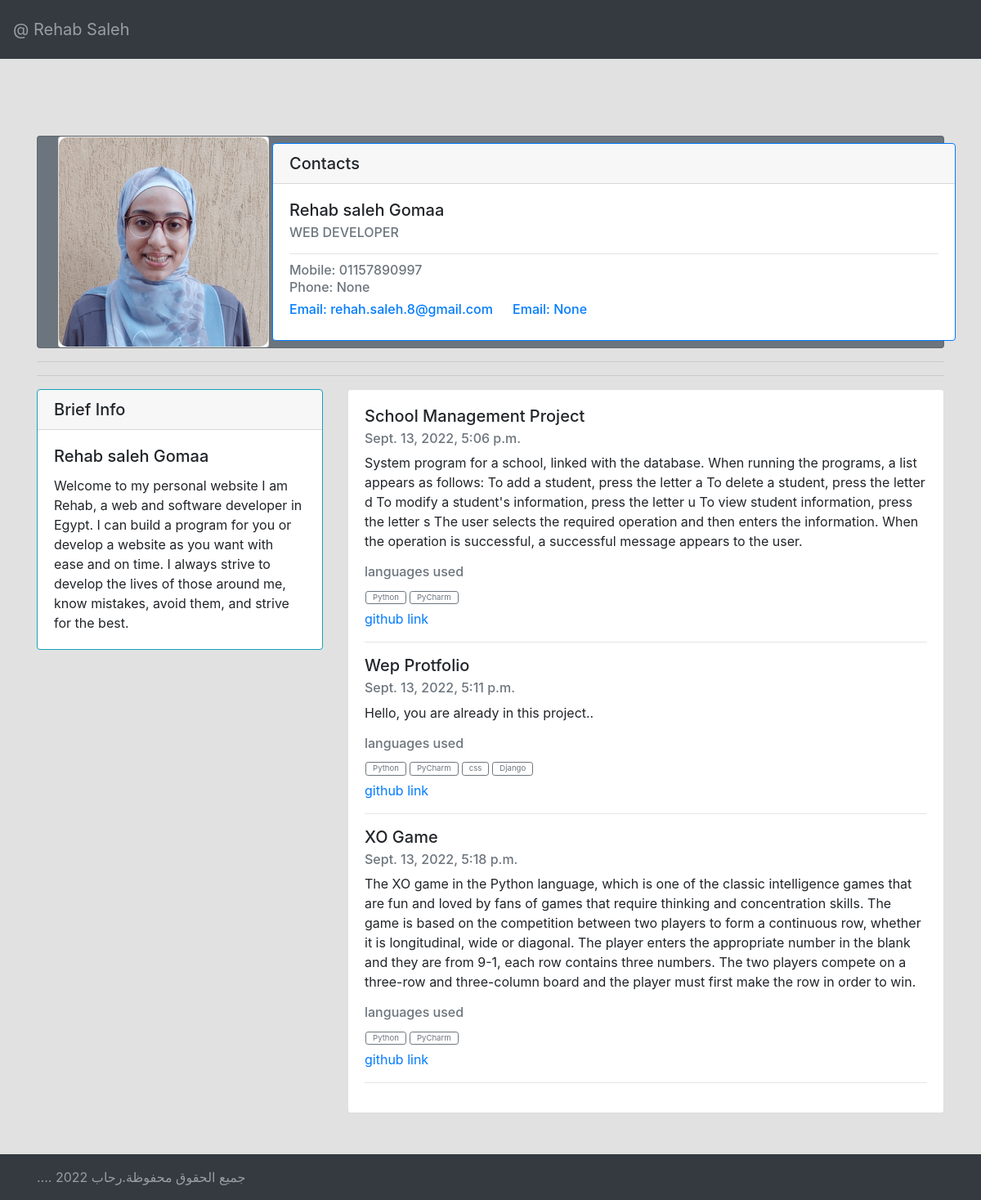
The page / on the database its author committed.
### portfolio/models.py (models this page shows, shortened)
class Informations(models.Model):
    name = models.CharField(max_length=200, null=True)
    j_title = models.CharField(max_length=200, null=True)
    mobile = models.CharField(max_length=200, null=True)
    phone = models.CharField(max_length=200, null=True, blank=True)
    email_1 = models.CharField(max_length=200, null=True)
    email_2 = models.CharField(max_length=200, null=True, blank=True)
    about_me = models.TextField(null=True)
    p_pic = models.ImageField(null=True)

class Projects(models.Model):
    p_name = models.CharField(max_length=200, null=True)
    date_created = models.DateTimeField(auto_now_add=True, null=True)
    brief_info = models.TextField(null=True)
    language_skilles = models.ManyToManyField(Languages)
    belonging = models.ForeignKey(Informations, null=True, on_delete=models.SET_NULL)

class Languages(models.Model):
    language_name = models.CharField(max_length=200, null=True)
    def __str__(self):
        return self.language_name

### portfolio/views.py (the view)
# urls.py: path('', views.portfolio),
def portfolio(request):
    info = Informations.objects.get(name="Rehab saleh Gomaa")
    projects = Projects.objects.all()
    context = {'info': info, 'projects':projects}
    return render(request, 'portfolio/about.html', context)

### portfolio/templates/portfolio/about.html
{% extends 'portfolio/main.html' %}
{% block content %}
<br>
<div class="container" id="container">
    <dir class="card text-black bg-secondary">
        <div class="row align-items-center">
            <div class="col-md-auto ml-0 mr-0 pl-0 pr-0">
                <div class="card">
                    <img src="{{info.p_pic.url}}" id="img-size">
                </div>
            </div>
            <div class="col-md ml-1 mr-0 pl-0 pr-0">
                <div class="card border-primary" >
                    <h5 dir class="card-header">Contacts</h5>
                    <div class="card-body">
                        <h5 class="card-title">{{info.name}}</h5>
                        <h6 class="card-subtitle mb-2 text-muted">{{info.j_title}}<ob Title h6>
                            <hr>
                            <h6 class="card-subtitle mb-2 text-muted">Mobile: {{info.mobile}}</h6>
                               <h6 class="card-subtitle mb-2 text-muted">Phone: {{info.phone}}</h6>
                            <a href="#" class="card-link">Email: {{info.email_1}}</a>
                              <a href="#" class="card-link">Email: {{info.email_2}}</a>
                        </ob>
                        </h6>
                    </div>
                </div>
            </div>
    </div>
</dir>
<hr>
<hr>
<div class="row">
    <div class="col-md-4">
        <div class="card border-info">
            <h5 dir class="card-header">Brief Info</h5>
            <div class="card-body">
                <h5 class="card-title">{{info.name}}</h5>
                <p class="card-text">{{info.about_me}}</p>
            </div>
        </div>
    </div>
    <div class="col-md-8">
        <div class="card">
            <div class="card-body">
                {% for p in projects %}
                <h5 class="card-title">{{p.p_name}}</h5>
                <h6 class="card-subtitle mb-2 text-muted">{{p.date_created}}</h6>
                <p class="card-text">{{p.brief_info}}</p>
                <h6 class="card-subltite mb-1 text-muted">languages used</h6>
                <div class="row justify-content-md-start pl-3 mt-0">
                    {% for lang in p.language_skilles.all %}
                    <dir class="col-auto pl-0 pr-1 mt-1 mb-1"><button type="button" class="btn btn-outline-secondary btn-sm py-0" style="font-size: 0.6em;" >{{lang}}</button></dir>
                    {% endfor %}
                </div>
                <a href="#" class="card-link">github link</a>
                <hr>
                {% endfor %}
            </div>
        </div>
    </div>
  </div>
</div>
{% endblock content %}

### portfolio/templates/portfolio/main.html (shortened to what this page needs)
{% load static %}
<!DOCTYPE html>
<html lang="en">
<head>
    <link rel="stylesheet" href="https://stackpath.bootstrapcdn.com/bootstrap/4.4.1/css/bootstrap.min.css">
    <link rel="stylesheet" href="{% static 'css/main.css' %}" type="text/css">
</head>
<body>
<nav class="navbar  navbar-dark bg-dark">
    <a class="navbar-brand" href="#">
        <span class="navbar-text white-text">
          @  Rehab Saleh
  </span>
    </a>
</nav>
    {% block content %}
    {% endblock content %}
<footer>
    <nav class="navbar sticky-bottom navbar-dark bg-dark">
        <div class="container">
        <span class="navbar-text white-text">
            ....  جميع  الحقوق محفوظة.رحاب 2022
        </span>
        </div>
    </nav>
</footer>
</body>
</html>

### portfolio/static/css/main.css (style rules this page uses)
body { background-color: #2222; }
#img-size { max-width: 300px; max-height: 300px; border-radius: 10px }
#container { margin-top: 70px; margin-bottom: 50px; }

### rows shown on the page
Informations: p_pic (picture), name "Rehab saleh Gomaa", j_title "WEB DEVELOPER", mobile "01157890997", phone "None", email_1 "rehah.saleh.8@gmail.com", email_2 "None", about_me "Welcome to my personal website I am Rehab, a web and software developer in Egypt. I can build a program for you or develop a website as you want with ease and on time. I always strive to develop the lives of those around me, know mistakes, avoid them, and strive for the best."
Projects: p_name "School Management Project", date_created "Sept. 13, 2022, 5:06 p.m.", brief_info "System program for a school, linked with the database. When running the programs, a list appears as follows: To add a student, press the letter a To delete a student, press the letter d To modify a student's information, press the letter u To view student information, press the letter s The user selects the required operation and then enters the information. When the operation is successful, a successful message appears to the user."
Languages: language_name "Python"
Languages: language_name "PyCharm"
Projects: p_name "Wep Protfolio", date_created "Sept. 13, 2022, 5:11 p.m.", brief_info "Hello, you are already in this project.."
Languages: language_name "css"
Languages: language_name "Django"
Projects: p_name "XO Game", date_created "Sept. 13, 2022, 5:18 p.m.", brief_info "The XO game in the Python language, which is one of the classic intelligence games that are fun and loved by fans of games that require thinking and concentration skills. The game is based on the competition between two players to form a continuous row, whether it is longitudinal, wide or diagonal. The player enters the appropriate number in the blank and they are from 9-1, each row contains three numbers. The two players compete on a three-row and three-column board and the player must first make the row in order to win."
